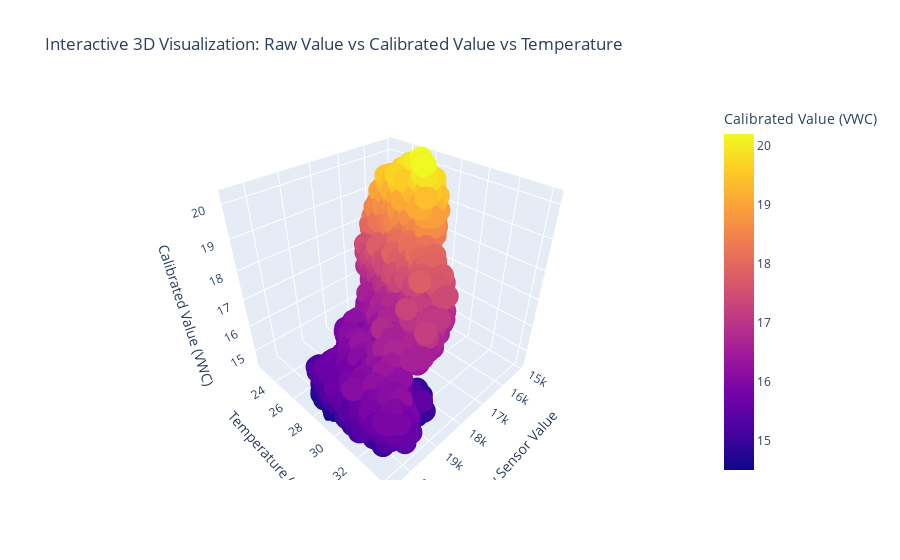

Notebook cell for this chart:
### Code cell
import pandas as pd
import plotly.express as px

# Assuming your dataframes are named sm1_raw_df, sm1_vwc_df, and sm1_temp_df
# and the timestamp columns are named 'Time'
# and the value columns are named 'SM_raw', 'SM_vwc', and 'SM_temp'

# Merge the dataframes on 'Time'
merged_df = pd.merge(sm1_raw_df, sm1_vwc_df, on='Time', how='inner')
merged_df = pd.merge(merged_df, sm1_temp_df, on='Time', how='inner')

# Create the interactive 3D scatter plot using plotly
fig = px.scatter_3d(
    merged_df,
    x='SM_raw',
    y='SM_temp',
    z='SM_vwc',
    color='SM_vwc',  # Color points by the calibrated value
    labels={
        'SM_raw': 'Raw Sensor Value',
        'SM_temp': 'Temperature (°C)',
        'SM_vwc': 'Calibrated Value (VWC)'
    },
    title='Interactive 3D Visualization: Raw Value vs Calibrated Value vs Temperature'
)

# Show the interactive plot
fig.show()

### Figure 1 — Plotly figure (JSON) as saved in the notebook; plotly's stock layout.template omitted (floating-point values rounded to 4 significant figures; data arrays with more than 128 entries replaced by an {"elided": "..."} marker saying what was removed)
{"data": [{"hovertemplate": "Raw Sensor Value=%{x}<br>Temperature (°C)=%{y}<br>Calibrated Value (VWC)=%{marker.color}<extra></extra>", "legendgroup": "", "marker": {"color": {"elided": "2968 float values"}, "coloraxis": "coloraxis", "symbol": "circle"}, "mode": "markers", "name": "", "scene": "scene", "showlegend": false, "type": "scatter3d", "x": {"elided": "2968 float values"}, "y": {"elided": "2968 float values"}, "z": {"elided": "2968 float values"}}], "layout": {"coloraxis": {"colorbar": {"title": {"text": "Calibrated Value (VWC)"}}, "colorscale": [[0, "#0d0887"], [0.1111, "#46039f"], [0.2222, "#7201a8"], [0.3333, "#9c179e"], [0.4444, "#bd3786"], [0.5556, "#d8576b"], [0.6667, "#ed7953"], [0.7778, "#fb9f3a"], [0.8889, "#fdca26"], [1, "#f0f921"]]}, "legend": {"tracegroupgap": 0}, "scene": {"domain": {"x": [0, 1], "y": [0, 1]}, "xaxis": {"title": {"text": "Raw Sensor Value"}}, "yaxis": {"title": {"text": "Temperature (°C)"}}, "zaxis": {"title": {"text": "Calibrated Value (VWC)"}}}, "title": {"text": "Interactive 3D Visualization: Raw Value vs Calibrated Value vs Temperature"}}}
